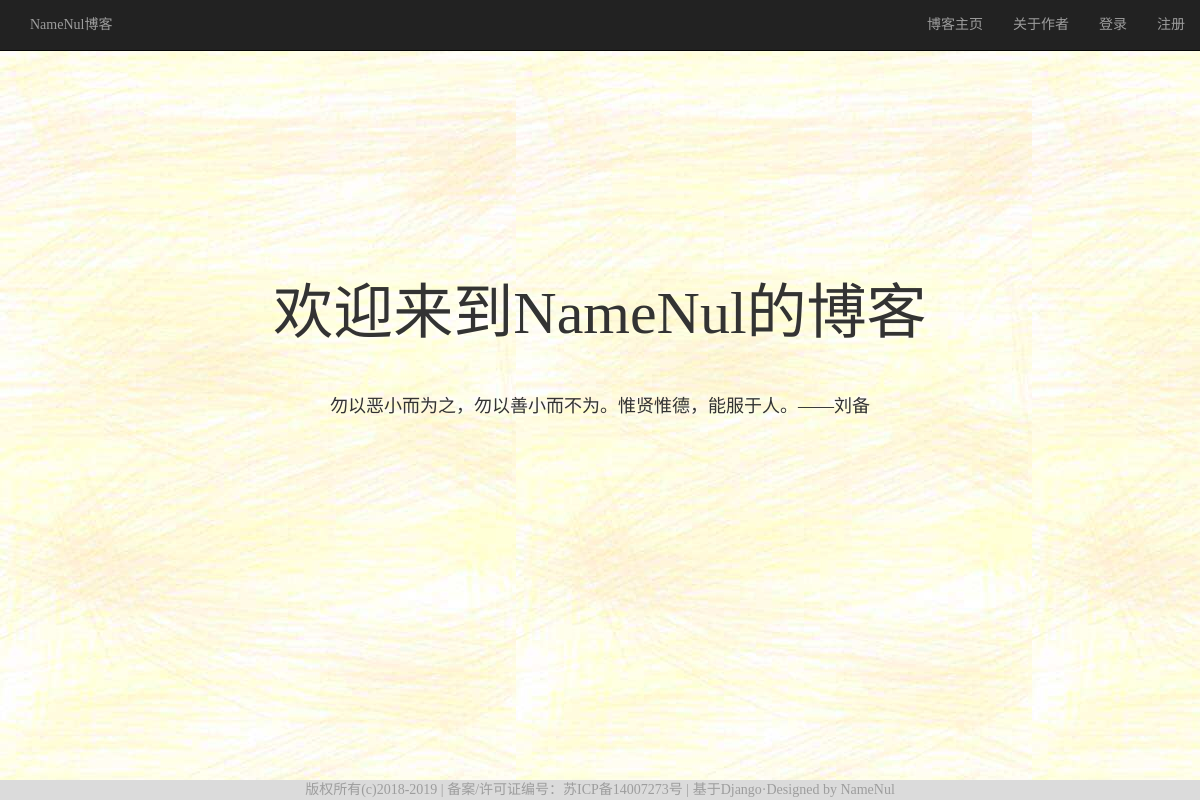
The app's page /blogs/index/, older data.
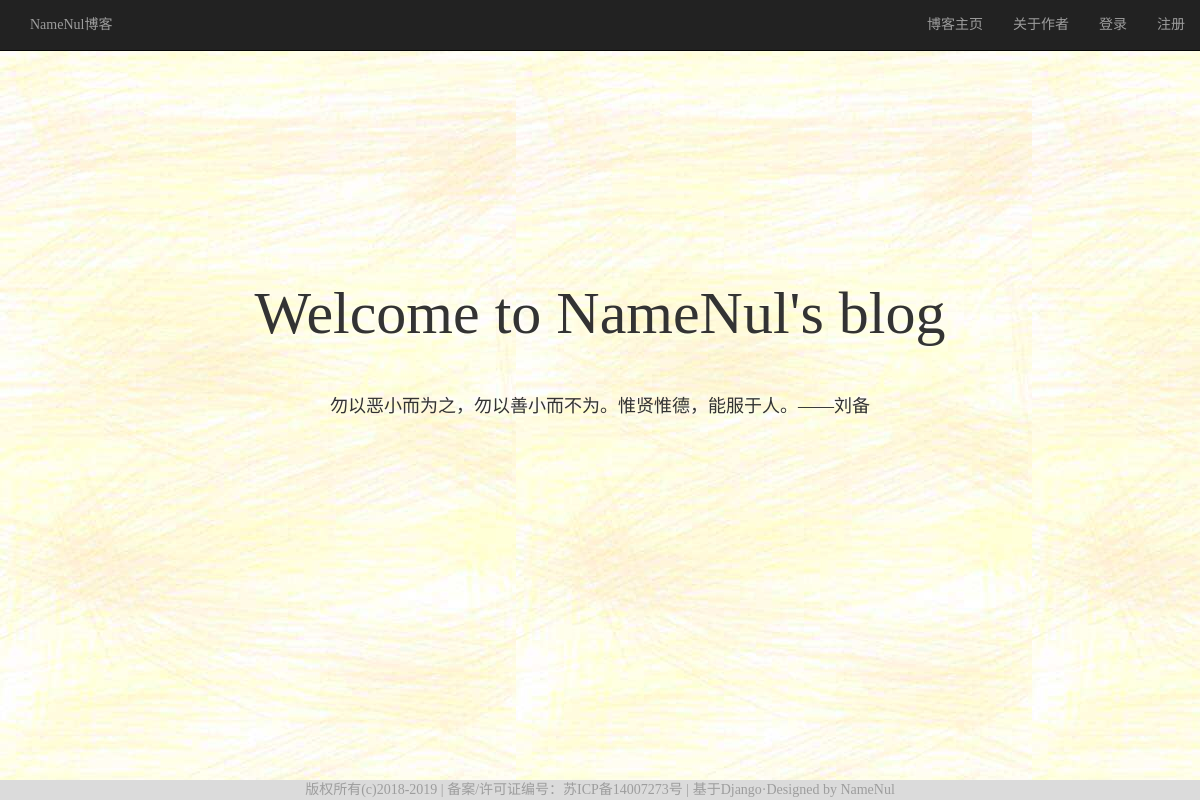
The same page, newer data.
### blogs/models.py (models this page shows, shortened)
class Welcome(models.Model):
    status_choice = (
        ('line', '是'),
        ('notline', '否'),
    )
    title = models.CharField('标题',max_length=32)
    content = models.CharField('内容',max_length=64)
    status = models.CharField('上线',choices=status_choice,max_length=8)
    class Meta:
        verbose_name = '欢迎语'
        verbose_name_plural = '欢迎语'

### blogs/views.py (the view)
# urls.py: path('index/',views.index),
def index(request):
    welcomes = Welcome.objects.filter(status='line').order_by('-id')[:1]
    blogs = Blog.objects.all().order_by('-pub')
    datadict = {
        'welcomes': welcomes,
        'blogs':blogs
    }
    return render(request, 'blogs/index.html',datadict)

### templates/blogs/index.html (shortened to what this page needs)
{% extends 'blogs/base.html' %}
{% load staticfiles %}
{% block css %}
    <link rel="stylesheet" href="{%static "blogs/css/index.css" %}">
{% endblock %}
{% block content %}
{% for welcome in welcomes %}
    <div class="welcome text-center">
        <h2 id="blogtitle">{{ welcome.title }}</h2 id="blogtitle">
        <p id="blogicon">{{ welcome.content }}</p>
    </div>
{% endfor %}
{% endblock %}

### templates/blogs/base.html (shortened to what this page needs)
{% load staticfiles %}
<!DOCTYPE html>
<html lang="zh-CN">
<head>
	<link rel="stylesheet" href="https://cdn.staticfile.org/twitter-bootstrap/3.3.7/css/bootstrap.min.css">
    <link rel="stylesheet" href={%static "blogs/css/base.css" %}>
    {% block css %}{% endblock %}
</head>
<body>
    <nav class="navbar navbar-fixed-top navbar-inverse">
      <div class="container-fluid">
        <p class="navbar-text">NameNul博客</p>
        <div class="collapse navbar-collapse">
            <ul class="nav navbar-nav navbar-right">
                <li><a href="#">博客主页</a></li>
                <li><a href="#">关于作者</a></li>
                <li><a href="#">登录</a></li>
                <li><a href="#">注册</a></li>
            </ul>
        </div>
      </div>
    </nav>
{% block content %}{% endblock %}
    <div class="footer text-center">
        <p>版权所有(c)2018-2019 | 备案/许可证编号：苏ICP备14007273号 | 基于Django·Designed by NameNul</p>
    </div>
</body>
</html>

### static/blogs/css/base.css (style rules this page uses)
body { padding-top:40px; font-family: 宋体; background-image: url("../../images/blogs/banner.jpeg"); }
li a { color: black; }
.footer { margin-top: 15%; width:100%; height:20px; background-color: #dbdbdb; position:fixed; bottom:0px; }
.footer p { margin-bottom: 0; color: #9d9d9d; }

### static/blogs/css/index.css (style rules this page uses)
.welcome { margin-top: 20%; }
#blogtitle { font-size: 60px; font-family:Baskerville; }
#blogicon { margin-top: 4%; font-size: 18px; font-family:Baskerville; }

Row changes from the older to the newer data that the page shows:
changed Welcome "勿以恶小而为之，勿以善小而不为。惟贤惟德，能服于人。——刘备": title "欢迎来到NameNul的博客" → "Welcome to NameNul's blog"
